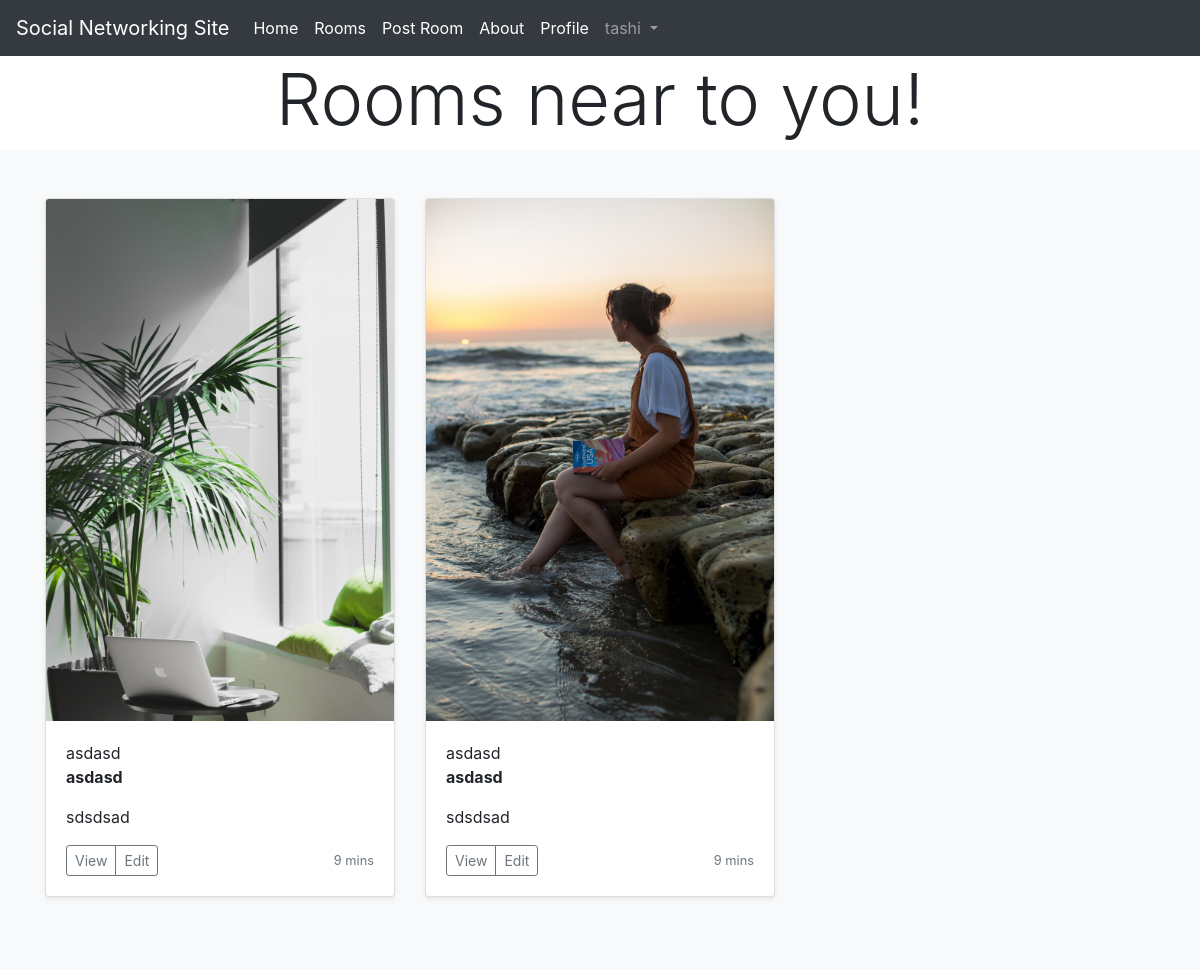
/ (signed in), run on the app's committed database.
### room/models.py (models this page shows, shortened)
class Room(models.Model):
	rooms_name = models.CharField(max_length=200)
	location = models.CharField(max_length=200)
	owner_name = models.CharField(max_length=200)
	owner_number = models.IntegerField()
	rooms_summary = models.TextField()
	number_of_room = models.IntegerField()
	rooms_pic = models.ImageField(upload_to='room_image',null=True,blank=True)

### room/views.py (the view)
# urls.py: path('', views.home ,name='home'),
@login_required(login_url='/login/')
def home(request):
	rooms = Room.objects.all()
	context = {'rooms':rooms}
	return render(request, 'room/rooms_info.html' ,context)

### room/templates/room/rooms_info.html
{% extends 'base.html' %}
{% block content %}
	<h1 class="display-3 text-center"> Rooms near to you!</h1>
	<div class="album py-5 bg-light">
        <div class="container">
          <div class="row">
          	{% for roomed in rooms %}
            <div class="col-md-4">
              <div class="card mb-4 shadow-sm">
                <img class="card-img-top" src="{{ roomed.rooms_pic.url }}" alt="{{ room.rooms_name}}">
                <div class="card-body">
                  <p class="card-text">{{ roomed.rooms_name }} <br><strong> {{ roomed.rooms_name}}</strong></p>
                  <p class="card-text">
                  	<p> {{ roomed.rooms_summary}}</p>
                  </p>
                  <div class="d-flex justify-content-between align-items-center">
                    <div class="btn-group">
                      <button type="button" class="btn btn-sm btn-outline-secondary">View</button>
                      <button type="button" class="btn btn-sm btn-outline-secondary">Edit</button>
                    </div>
                    <small class="text-muted">9 mins</small>
                  </div>
                </div>
              </div>
            </div>
            {% endfor %}
                  </div>
                </div>
              </div>
{% endblock %}

### templates/nav-bar.html (shortened to what this page needs)
        <nav class="navbar navbar-expand-lg navbar-dark bg-dark">
        <a class="navbar-brand" href="#">Social Networking Site</a>
        <div class="collapse navbar-collapse" id="navbarSupportedContent">
            <ul class="navbar-nav mr-auto">
                  <li class="nav-item active">
                    <a class="nav-link" href="{% url 'user:home'%}">Home <span class="sr-only">(current)</span></a>
                  </li>
                {% if user.is_authenticated %}
                		<li class="nav-item active">
		                    <a class="nav-link" href="{% url 'room:home'%}"> Rooms <span class="sr-only">(current)</span></a>
		                  </li>
		                    <li class="nav-item active">
		                    <a class="nav-link" href="{% url 'room:post_rent'%}">Post Room <span class="sr-only">(current)</span></a>
		                  </li>
		                   <li class="nav-item active">
		                    <a class="nav-link" href="{% url 'room:about'%}"> About <span class="sr-only">(current)</span></a>
		                  </li>
		                  <li class="nav-item active">
		                    <a class="nav-link" href="{% url 'user:profile'%}">Profile <span class="sr-only">(current)</span></a>
		                  </li>
		                 <li class="nav-item dropdown">
		                    <a class="nav-link dropdown-toggle" href="#" id="navbarDropdown" role="button" data-toggle="dropdown" aria-haspopup="true" aria-expanded="false">
		                      {{user.username}}
		                    </a>
			          </li>
				{% endif %}
        				</ul>
			        </div>
			    </nav>

### data on the page
Room: rooms_pic (picture), rooms_name "asdasd", rooms_summary "sdsdsad"
Room: rooms_pic (picture), rooms_name "asdasd", rooms_summary "sdsdsad"

### other printed values
{{ user.username }} "tashi"
